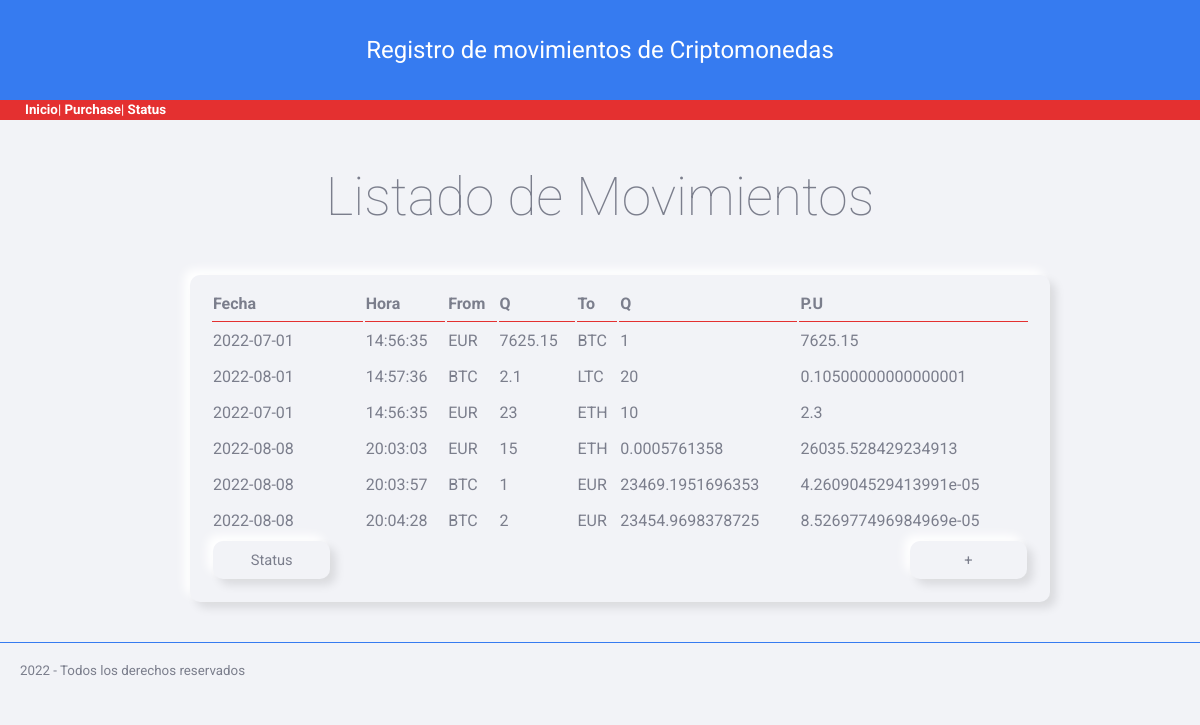
Before: / with the older database file.
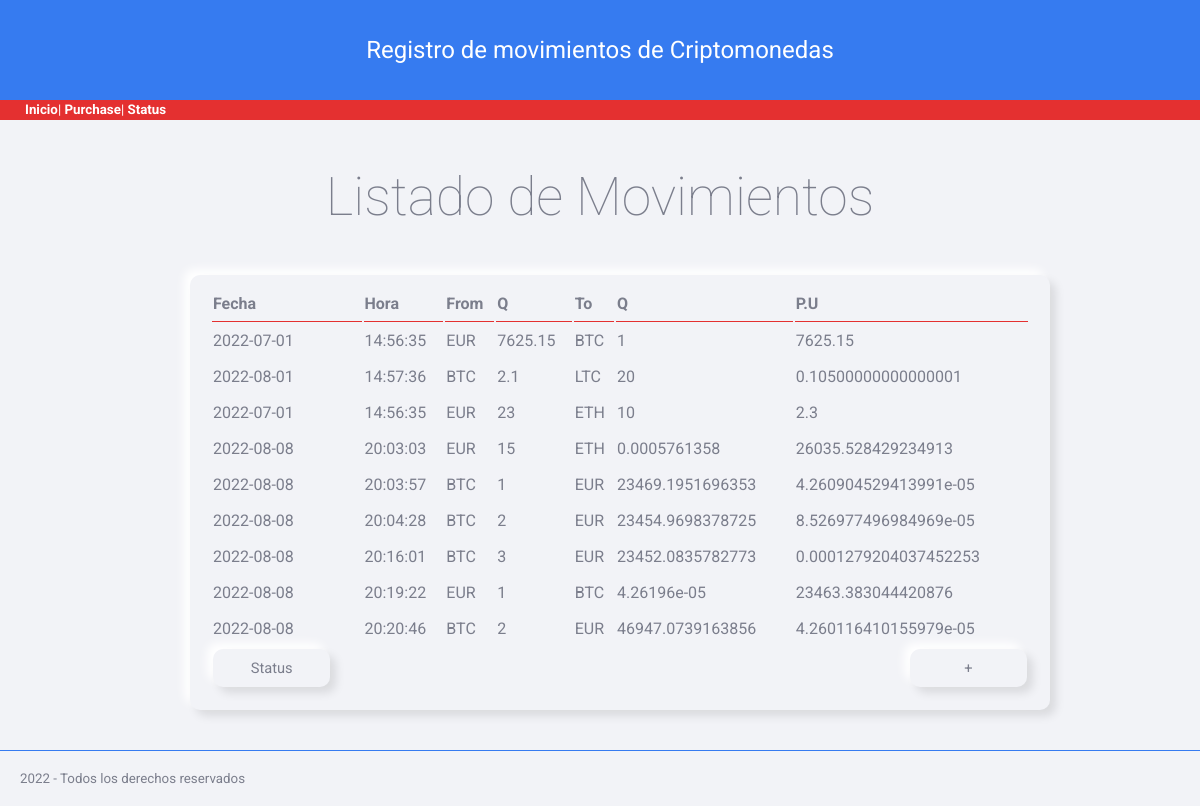
After: the same page with the newer database file.
### tables this page shows
CREATE TABLE "movimientos" (
	"id"	INTEGER NOT NULL,
	"date"	TEXT,
	"time"	TEXT,
	"moneda_from"	TEXT,
	"cantidad_from"	NUMERIC,
	"moneda_to"	TEXT,
	"cantidad_to"	NUMERIC,
	PRIMARY KEY("id" AUTOINCREMENT)
);

### money/views.py (the view)
@app.route("/")
def inicio():
    db = DBManager(RUTA)
    movimientos = db.consultaSQL("SELECT * from movimientos")
    return render_template("inicio.html", movs=movimientos)

### money/models.py (called while the page is built)
    def consultaSQL(self, consulta):
        conexion = sqlite3.connect(self.ruta)
        cursor = conexion.cursor()
        cursor.execute(consulta)
        self.movimientos = []
        nombres_columnas = []
        for desc_columna in cursor.description:
            nombres_columnas.append(desc_columna[0])
        datos = cursor.fetchall()
        for dato in datos:
            movimiento = {}
            indice = 0
            for nombre in nombres_columnas:
                movimiento[nombre] = dato[indice]
                indice += 1
            self.movimientos.append(movimiento)
        conexion.close()
        return self.movimientos

### money/templates/inicio.html (shortened to what this page needs)
{% extends "base.html" %}
{%  block page_title %}
Listado de Movimientos
{% endblock %}
{% block contenido %}
{{ super ()}}
    <table class="paper">
        <tr>
            <th class="cabecera_tabla">Fecha</th>
            <th class="cabecera_tabla">Hora</th>
            <th class="cabecera_tabla">From</th>
            <th class="cabecera_tabla">Q</th>
            <th class="cabecera_tabla">To</th>
            <th class="cabecera_tabla">Q</th>
            <th class="cabecera_tabla">P.U</th>
        </tr>
        {% if movs %}
            {% for mov in movs %}
            <tr>
                <td>{{mov.date}}</td>
                <td>{{mov.time}}</td>
                <td>{{mov.moneda_from}}</td>
                <td>{{mov.cantidad_from}}</td>
                <td>{{mov.moneda_to}}</td>
                <td>{{mov.cantidad_to}}</td>
                <td>{{mov.cantidad_from / mov.cantidad_to}}</td>
            </tr>
            {% endfor %}
        {% else %}
        <tr>
            <td colspan="4">No hay movimientos que mostrar</td>
        </tr>
        {% endif %}
        <tr>
            <td>
                <a href="/status">
                    <button type="button" name="return" id="return">Status</button>
                </a>
            </td>
            <td></td>
            <td></td>
            <td></td>
            <td></td>
            <td></td>
            <td align="right">
                <a href="/purchase">
                   <button type="submit" name="return" id="return">+</button>
                </a>
            </td>
        </tr>
    </table>
{% endblock %}

### money/templates/base.html (shortened to what this page needs)
<!DOCTYPE html>
<html lang="en">
<head>
    <link rel="stylesheet" href="static/css/skeuos.css">
    <link rel="stylesheet" href="static/css/styles.css">
</head>
<body>
    <header>
        Registro de movimientos de Criptomonedas
    </header>
    <nav class="main_menu">
        <a href="/">Inicio</a>|<a href="\purchase"> Purchase</a>| <a href="\status"> Status</a>
    </nav>
    <main>
        {% block contenido %}
        <h1 class="main_page_title">{% block page_title %}{% endblock %}</h1>
        {% endblock %}
    </main>
    <footer class="pie_de_pagina">2022 - Todos los derechos reservados</footer>
</body>
</html>

### money/static/css/skeuos.css (style rules this page uses)
:root { --bg-color: #f2f3f7; --fg-color: #7b7e8c; --red: #E43030; --green: #19A187; --blue: #367bf0; --dark-blue: #265AB1; --maroon: #B8174C; --purple: #8C42AB; }
* { box-sizing: border-box; outline: none; -webkit-touch-callout: none; -webkit-appearance: none; -webkit-tap-highlight-color: transparent !important; -webkit-tap-highlight-color: rgba(0, 0, 0, 0) !important; -webkit-touch-callout: none; font-family: 'Roboto', sans-serif; letter-spacing: 0; }
html, body { background-color: #f2f3f7; color: #7b7e8c; margin: 0; padding: 0; font-size: 10pt; height: 100%; cursor: default; user-select: none; -webkit-user-select: none; -khtml-user-select: none; -moz-user-select: none; -ms-user-select: none; }
.with-shadow, .outset, button, .checktext input + span, .blue-button, .checktext input:checked + span, button.blue-button, .green-button, button.green-button, .green-button.blue-button, .red-button, button.red-button, .red-button.blue-button, .red-button.green-button, input[type="button"], input[type="submit"], input[type="reset"], select, input[type="text"]:not(select):focus, input[type="search"]:not(select):focus, input[type="tel"]:not(select):focus, input[type="url"]:not(select):focus, input[type="email"]:not(select):focus, input[type="password"]:not(select):focus, input[type="date"]:not(select):focus, input[type="month"]:not(select):focus, input[type="week"]:not(select):focus, input[type="time"]:not(select):focus, input[type="number"]:not(select):focus, input[type="color"]:not(select):focus, select:not(select):focus, textarea:not(select):focus, .paper { box-shadow: 6px 6px 10px rgba(0, 0, 0, 0.1), -6px -6px 10px white; }
.outset, button, .checktext input + span, .blue-button, .checktext input:checked + span, button.blue-button, .green-button, button.green-button, .green-button.blue-button, .red-button, button.red-button, .red-button.blue-button, .red-button.green-button, input[type="button"], input[type="submit"], input[type="reset"], select, input[type="text"]:not(select):focus, input[type="search"]:not(select):focus, input[type="tel"]:not(select):focus, input[type="url"]:not(select):focus, input[type="email"]:not(select):focus, input[type="password"]:not(select):focus, input[type="date"]:not(select):focus, input[type="month"]:not(select):focus, input[type="week"]:not(select):focus, input[type="time"]:not(select):focus, input[type="number"]:not(select):focus, input[type="color"]:not(select):focus, select:not(select):focus, textarea:not(select):focus, .paper { border-radius: 10px; background: #f2f3f7; }
.paper { padding: 10px 20px 20px; margin-top: 20px; min-height: 100px; font-size: 1.2em; background: #f2f3f7; }
section, article, .section, .article, .paper { line-height: 2em; word-wrap: break-word; word-break: normal; line-height: 2em; }
button, .checktext input + span, .blue-button, .checktext input:checked + span, button.blue-button, .green-button, button.green-button, .green-button.blue-button, .red-button, button.red-button, .red-button.blue-button, .red-button.green-button, input[type="button"], input[type="submit"], input[type="reset"] { border: 0; text-transform: capitalize; padding: 10px 0; width: 8em; text-align: center; cursor: pointer; color: inherit; font-size: 1.1rem; transition-property: background-color, box-shadow; transition-delay: .2s; transition-duration: .2s; }
a, a:link, a:visited, a:hover a:active { cursor: pointer; font-weight: bold; color: #367bf0; font-weight: bold; text-decoration: none; }
h1, h2, h3, h4, h5, h6 { line-height: 1.5em; }
h1 { font-size: 4em; font-weight: lighter; margin: .7em 0; }

### money/static/css/styles.css (style rules this page uses)
header { background-color: #367bf0; color: white; height: 100px; font-size: x-large; line-height: 100px; text-align: center; }
nav { background-color: #E43030; color: white; height: 20px; line-height: 20px; padding-left: 25px; }
main { max-width: 900px; margin: auto; padding: 0 20px; }
table.paper { width: 100%; margin: 10px 20px; }
.cabecera_tabla { border-bottom: #E43030 1px solid; text-align: left; }
.pie_de_pagina { margin-top: 40px; padding: 20px; border-top: #367bf0 solid 1px; }
nav.main_menu a { color: white; }
h1.main_page_title { text-align: center; }
button { color: #7b7e8c; }

Changed rows visible on the page:
added movimientos: date "2022-08-08", time "20:16:01", moneda_from "BTC", cantidad_from "3", moneda_to "EUR", cantidad_to "23452.0835782773", mov.cantidad_from/mov.cantidad_to "0.0001279204037452253"
added movimientos: date "2022-08-08", time "20:19:22", moneda_from "EUR", cantidad_from "1", moneda_to "BTC", cantidad_to "4.26196e-05", mov.cantidad_from/mov.cantidad_to "23463.383044420876"
added movimientos: date "2022-08-08", time "20:20:46", moneda_from "BTC", cantidad_from "2", moneda_to "EUR", cantidad_to "46947.0739163856", mov.cantidad_from/mov.cantidad_to "4.260116410155979e-05"
